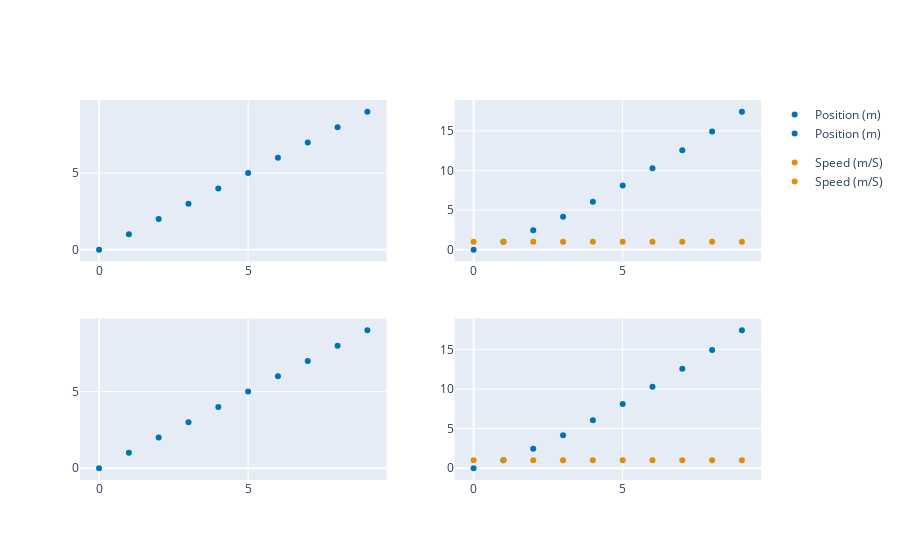

The cell this chart's notebook holds for it:
### Code cell
fig = px.scatter(df,x='time__s__', y='time__s__') | px.scatter(df,x='time__s__', y=['position__m__', 'speed__m/s__'])
fig / fig

### Figure 1 — Plotly figure (JSON) as saved in the notebook; plotly's stock layout.template omitted (floating-point values rounded to 4 significant figures)
{"data": [{"hovertemplate": "Time (s)=%{y}<extra></extra>", "legendgroup": "", "marker": {"color": "#0173b2", "symbol": "circle"}, "mode": "markers", "name": "", "orientation": "v", "showlegend": false, "type": "scatter", "x": [0, 1, 2, 3, 4, 5, 6, 7, 8, 9], "xaxis": "x", "y": [0, 1, 2, 3, 4, 5, 6, 7, 8, 9], "yaxis": "y"}, {"hovertemplate": "Variable=position__m__<br>Time (s)=%{x}<br>Value=%{y}<extra></extra>", "legendgroup": "Position (m)", "marker": {"color": "#0173b2", "symbol": "circle"}, "mode": "markers", "name": "Position (m)", "orientation": "v", "showlegend": true, "type": "scatter", "x": [0, 1, 2, 3, 4, 5, 6, 7, 8, 9], "xaxis": "x2", "y": [0, 1, 2.462, 4.171, 6.063, 8.103, 10.27, 12.55, 14.93, 17.4], "yaxis": "y2"}, {"hovertemplate": "Variable=speed__m/s__<br>Time (s)=%{x}<br>Value=%{y}<extra></extra>", "legendgroup": "Speed (m/S)", "marker": {"color": "#de8f05", "symbol": "circle"}, "mode": "markers", "name": "Speed (m/S)", "orientation": "v", "showlegend": true, "type": "scatter", "x": [0, 1, 2, 3, 4, 5, 6, 7, 8, 9], "xaxis": "x2", "y": [1, 1, 1, 1, 1, 1, 1, 1, 1, 1], "yaxis": "y2"}, {"hovertemplate": "Time (s)=%{y}<extra></extra>", "legendgroup": "", "marker": {"color": "#0173b2", "symbol": "circle"}, "mode": "markers", "name": "", "orientation": "v", "showlegend": false, "type": "scatter", "x": [0, 1, 2, 3, 4, 5, 6, 7, 8, 9], "xaxis": "x3", "y": [0, 1, 2, 3, 4, 5, 6, 7, 8, 9], "yaxis": "y3"}, {"hovertemplate": "Variable=position__m__<br>Time (s)=%{x}<br>Value=%{y}<extra></extra>", "legendgroup": "Position (m)", "marker": {"color": "#0173b2", "symbol": "circle"}, "mode": "markers", "name": "Position (m)", "orientation": "v", "showlegend": true, "type": "scatter", "x": [0, 1, 2, 3, 4, 5, 6, 7, 8, 9], "xaxis": "x4", "y": [0, 1, 2.462, 4.171, 6.063, 8.103, 10.27, 12.55, 14.93, 17.4], "yaxis": "y4"}, {"hovertemplate": "Variable=speed__m/s__<br>Time (s)=%{x}<br>Value=%{y}<extra></extra>", "legendgroup": "Speed (m/S)", "marker": {"color": "#de8f05", "symbol": "circle"}, "mode": "markers", "name": "Speed (m/S)", "orientation": "v", "showlegend": true, "type": "scatter", "x": [0, 1, 2, 3, 4, 5, 6, 7, 8, 9], "xaxis": "x4", "y": [1, 1, 1, 1, 1, 1, 1, 1, 1, 1], "yaxis": "y4"}], "layout": {"xaxis": {"anchor": "y", "domain": [0, 0.45]}, "xaxis2": {"anchor": "y2", "domain": [0.55, 1]}, "xaxis3": {"anchor": "y3", "domain": [0, 0.45]}, "xaxis4": {"anchor": "y4", "domain": [0.55, 1]}, "yaxis": {"anchor": "x", "domain": [0.575, 1]}, "yaxis2": {"anchor": "x2", "domain": [0.575, 1]}, "yaxis3": {"anchor": "x3", "domain": [0, 0.425]}, "yaxis4": {"anchor": "x4", "domain": [0, 0.425]}}}
